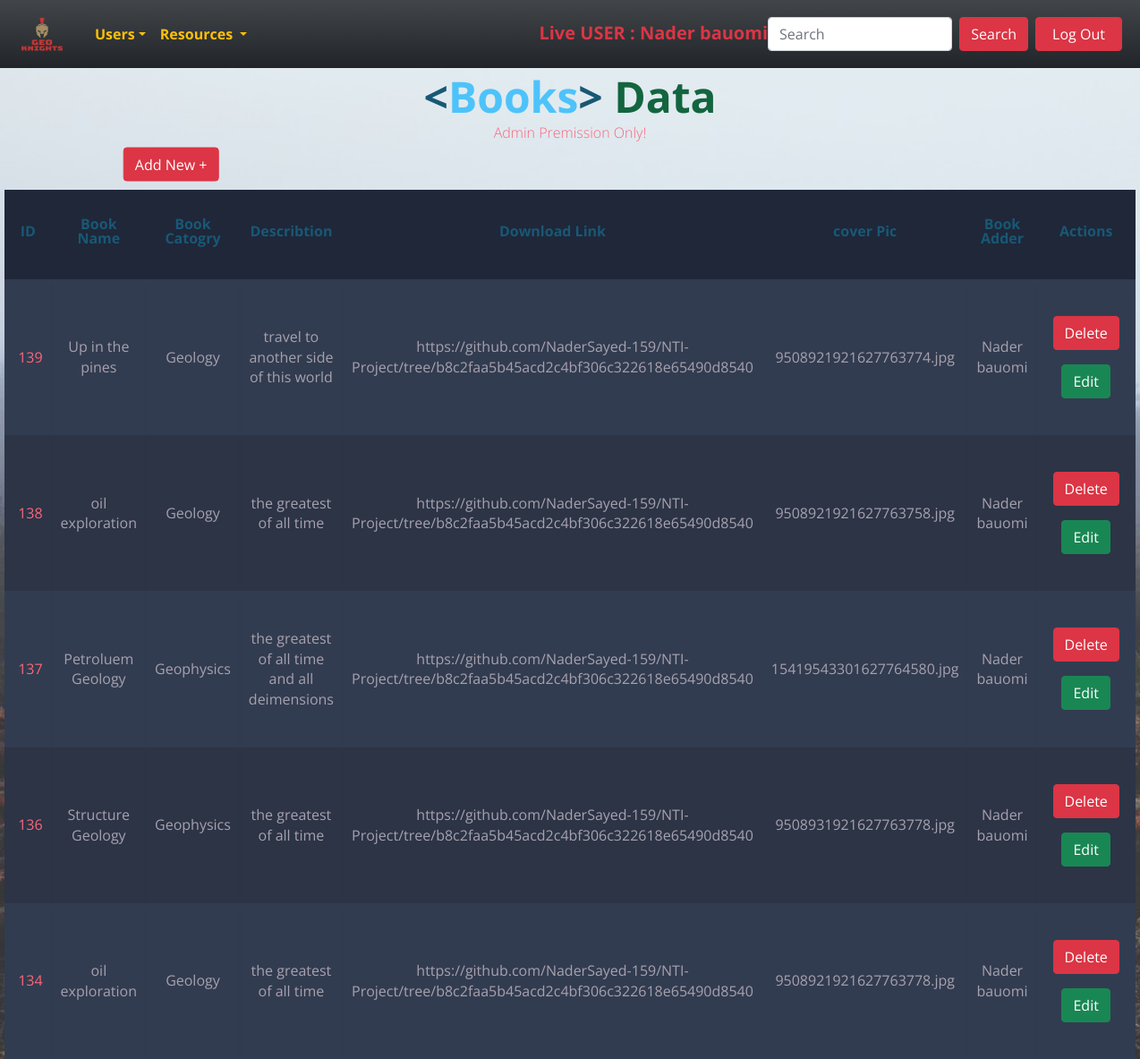
/admin/resources/books/index.php (signed in), run on the app's committed database.
### tables this page shows
CREATE TABLE `books` (
  `id` int(11) NOT NULL,
  `book_name` char(80) NOT NULL,
  `book_category` int(11) DEFAULT NULL,
  `describtion` varchar(300) NOT NULL,
  `Download` varchar(300) NOT NULL,
  `coverPic` char(60) NOT NULL,
  `book_adder` int(11) DEFAULT NULL
);

CREATE TABLE `bookscategory` (
  `id` int(11) NOT NULL,
  `book_category` char(60) NOT NULL
);

CREATE TABLE `users` (
  `id` int(11) NOT NULL,
  `name` char(50) NOT NULL,
  `email` char(80) NOT NULL,
  `password` char(50) NOT NULL,
  `phone` char(11) NOT NULL,
  `gender` char(40) NOT NULL,
  `user_type` int(11) DEFAULT NULL
);

### helpers/paths.php (called while the page is built, shortened)
<?php
function resources($dis){
    return "http://" . $_SERVER['SERVER_NAME'] . "/g2p/admin/resources/" . $dis;
}
function css($dis){
    return   "http://" . $_SERVER['SERVER_NAME'] . "/g2p/assests/css/" . $dis;
}
?>

### admin/resources/books/index.php (the view, shortened to what this page needs)
<?php
require "../../../helpers/paths.php";
require '../../../helpers/dbConnection.php';
require '../../../layout/navAdmin.php';
$sql = "select books.* , bookscategory.id as bookId , bookscategory.book_category as category , users.id as userID ,users.name as adder from books join bookscategory on books.book_category = bookscategory.id join users on books.book_adder = users.id  order by books.id desc";
$op = mysqli_query($con, $sql);
?>
<!DOCTYPE html>
<html lang="en">
<head>
    <link rel="stylesheet" href="<?php echo css('display.css') ?>">
</head>
<body>
    <h1 class="m-2"><span class="blue">&lt;</span>Books<span class="blue">&gt;</span> <span class="yellow">Data</pan>
    </h1>
    <h2>Admin Premission Only! <br><br>
    </h2>
    <a href="<?php echo resources('books/create.php') ?>" class="btn btn-danger add">Add New +</a>
    <table class="container">
        <thead>
            <tr>
                <th>
                    <h1>ID</h1>
                </th>
                <th>
                    <h1>Book Name</h1>
                </th>
                <th>
                    <h1>Book Catogry</h1>
                </th>
                <th>
                    <h1>Describtion</h1>
                </th>
                <th>
                    <h1>Download Link</h1>
                </th>
                <th>
                    <h1>cover Pic</h1>
                </th>
                <th>
                    <h1>Book Adder</h1>
                </th>
                <th>
                    <h1>Actions</h1>
                </th>
            </tr>
        </thead>
        <tbody>
            <?php while ($data = mysqli_fetch_assoc($op)) { ?>
                <tr class="text-center">
                    <td><?php echo $data['id']; ?></td>
                    <td><?php echo $data['book_name']; ?></td>
                    <td><?php echo $data['category']; ?></td>
                    <td style=" text-align: center; "><?php echo $data['describtion']; ?></td>
                    <td style="overflow: hidden;text-overflow: ellipsis;"><?php echo $data['Download']; ?></td>
                    <td style="white-space: nowrap;overflow: hidden;text-overflow: ellipsis;"><?php echo $data['coverPic']; ?></td>
                    <td><?php echo $data['adder']; ?></td>
                    <td>
                        <a href="delete.php?id=<?php echo $data['id'] ?>" class="btn btn-danger m-2 ">Delete</a>
                        <a href="edit.php?id=<?php echo $data['id']; ?>" class="btn btn-success m-2 ">Edit</a>
                    </td>
                </tr>
            <?php } ?>
        </tbody>
    </table>
</body>
</html>

### assests/css/display.css (style rules this page uses)
body { font-family: 'Open Sans', sans-serif; font-weight: 300; line-height: 1.42em; color: #A7A1AE; background: url(../images/bg.jpg); background-size: cover; background-repeat: no-repeat; perspective: 300px; }
h1 { font-size: 3em; font-weight: 300; line-height: 1em; color: #4DC3FA; font-weight: bold; text-align: center; }
h2 { font-size: 1em; font-weight: 300; text-align: center; display: block; line-height: 1em; padding-bottom: 2em; color: #FB667A; }
.blue { color: #185875; }
.yellow { color: #13653f; }
.container th h1 { font-weight: bold; font-size: 1em; text-align: center; color: #185875; }
.container td { font-weight: normal; font-size: 1em; -webkit-box-shadow: 0 2px 2px -2px #0E1119; -moz-box-shadow: 0 2px 2px -2px #0E1119; box-shadow: 0 2px 2px -2px #0E1119; }
.container { text-align: center; width: 100%; margin: 0 auto; display: table; padding: 0 0 8em 0; width: 100%; }
.container td, .container th { padding: 30px 10px; }
.container tr:nth-child(odd) { background-color: #323C50; }
.container tr:nth-child(even) { background-color: #2C3446; }
.container th { background-color: #1F2739; }
.container td:first-child { color: #FB667A; padding-left: 15px; }
.container td:last-child { display: flex; flex-direction: column; align-items: center; justify-content: space-evenly; padding: 30% 10px; }

### admin/resources/books/index.php (style rules this page uses)
.add { text-align: center; position: absolute; left: 15%; transform: translateX(-50%) translateY(-125%); }

### data on the page
books: id "139", book_name "Up in the pines", book_category.book_category "Geology", describtion "travel to another side of this world", Download "https://github.com/NaderSayed-159/NTI-Project/tree/b8c2faa5b45acd2c4bf306c322618e65490d8540", coverPic "9508921921627763774.jpg", book_adder.name "Nader bauomi"
books: id "138", book_name "oil exploration", book_category.book_category "Geology", describtion "the greatest of all time", Download "https://github.com/NaderSayed-159/NTI-Project/tree/b8c2faa5b45acd2c4bf306c322618e65490d8540", coverPic "9508921921627763758.jpg", book_adder.name "Nader bauomi"
books: id "137", book_name "Petroluem Geology", book_category.book_category "Geophysics", describtion "the greatest of all time and all deimensions", Download "https://github.com/NaderSayed-159/NTI-Project/tree/b8c2faa5b45acd2c4bf306c322618e65490d8540", coverPic "15419543301627764580.jpg", book_adder.name "Nader bauomi"
books: id "136", book_name "Structure Geology", book_category.book_category "Geophysics", describtion "the greatest of all time", Download "https://github.com/NaderSayed-159/NTI-Project/tree/b8c2faa5b45acd2c4bf306c322618e65490d8540", coverPic "9508931921627763778.jpg", book_adder.name "Nader bauomi"
books: id "134", book_name "oil exploration", book_category.book_category "Geology", describtion "the greatest of all time", Download "https://github.com/NaderSayed-159/NTI-Project/tree/b8c2faa5b45acd2c4bf306c322618e65490d8540", coverPic "9508921921627763778.jpg", book_adder.name "Nader bauomi"

### other printed values
$_SESSION['users']["name"] "Nader bauomi"
